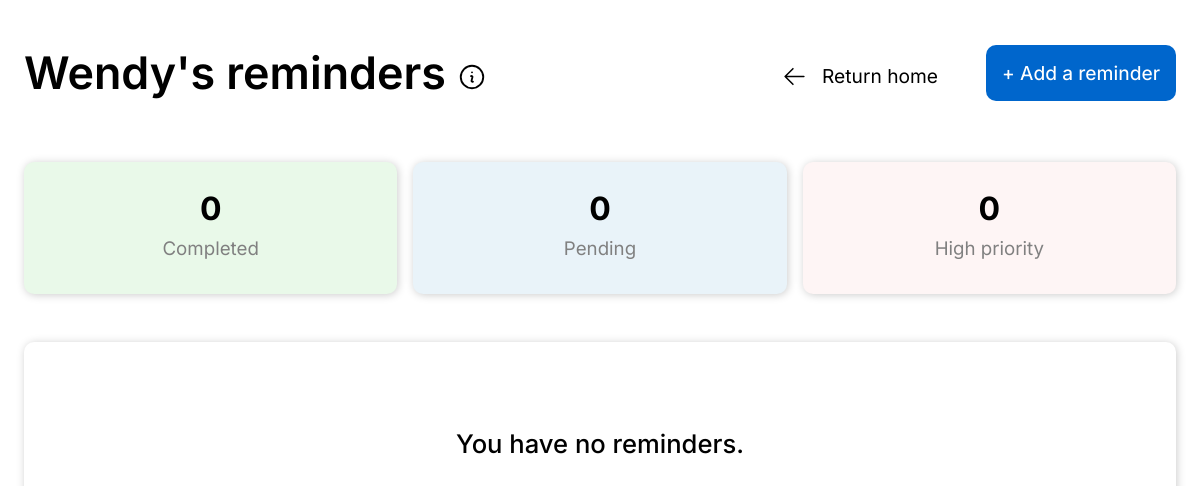
The page /reminders/ (signed in) on the database as committed earlier.
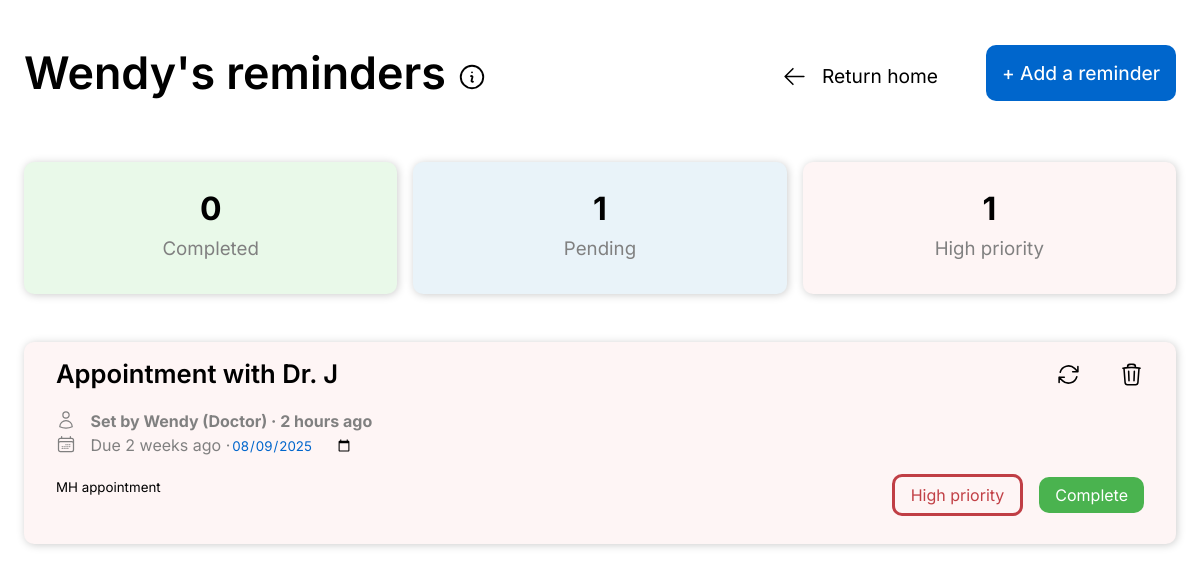
The same page on the database as committed later.
### reminders/models.py (models this page shows, shortened)
class Reminder(models.Model):
    user = models.ManyToManyField(User, related_name='reminders')
    title = models.CharField(max_length=100)
    content = models.TextField()
    date_added = models.DateTimeField(auto_now_add=True)
    due_date = models.DateTimeField(null=True, blank=True)
    is_completed = models.BooleanField(default=False)
    created_by = models.ForeignKey(User, on_delete=models.CASCADE, null=True, blank=True)

### authenticate/models.py (models this page shows, shortened)
class Account(models.Model):
    user = models.OneToOneField(User, on_delete=models.CASCADE)
    role = models.CharField(max_length=20, choices=[('Doctor', 'Doctor'), ('Patient', 'Patient')], default='Patient')

### reminders/views.py (the view)
# urls.py: path('', views.reminders_dash, name='reminders_dash'),
def reminders_dash(request):
    now = timezone.now()
    return render(request, 'reminders/reminders.html', {
        'reminders': Reminder.objects.filter(user=request.user, is_completed=False).order_by('-due_date'),
        'completed_reminders': Reminder.objects.filter(user=request.user, is_completed=True),
        'high_priority_reminders': Reminder.objects.filter(user=request.user, is_completed=False, due_date__lt=now),
    })

### reminders/templates/reminders/reminders.html (shortened to what the changed rows need)
{% extends 'base.html' %}
{% block head %}
    {% load static %}
    <link rel="stylesheet" href="{% static 'reminders/css/reminders_style.css' %}">
{% endblock %}
{% block content %}
    <div class="heading">
        <div style="align-self:center;">
            <h1> {{ request.user.username }}'s reminders
                <button id="info-button" class="info-button" style="cursor:pointer;">
                </button>
            </h1>
        </div>
    </div>
    <div class="reminder-stats">
        <div class="completed-stats" style="background-color:#e9f9e9;">
            <h1> {{ completed_reminders|length }} </h1>
        </div>
        <div class="completed-stats" style="background-color:#e9f3f9;">
            <h1> {{ reminders|length }} </h1>
            <h3> Pending </h3>
        </div>
        <div class="completed-stats" style="background-color:#fef5f5">
            <h1> {{ high_priority_reminders|length }} </h1>
            <h3> High priority </h3>
        </div>
    </div>
    <div class="widget-container">
        {% if reminders %}
            {% for reminder in reminders %}
                {% if reminder in high_priority_reminders %}
                    <div class="reminder-widget" style="background:#fef5f5;">
                {% else %}
                    <div class="reminder-widget">
                {% endif %}
                    <div class="widget-content">
                        <form action="{% url 'reminders:update_reminder' reminder.id %}" method="POST" id="update-form">
                            <input placeholder="Reminder title" required maxlength="70" name="title" class="reminder-title" style="margin-bottom:8px;" value="{{ reminder.title }}"></input>
                            <p style="color:grey; font-weight:200; margin-top:10px; margin-bottom:0;">
                                <span class="created-by"> <b> Set by {{ reminder.created_by.username }} ({{ reminder.created_by.account.role }}) · {{ reminder.date_added|timesince }} ago </b> </span>
                            </p>
                            <p style="color:grey; margin-top:0;">
                                {% if reminder not in high_priority_reminders %}
                                    Due in {{ reminder.due_date|timeuntil }}
                                {% else %}
                                    Due {{ reminder.due_date|timesince }} ago
                                {% endif %}
                                ·<input type="date" id="due_date" name="due_date" placeholder="Due date" class="due_date" value="{{ reminder.due_date|date:'Y-m-d' }}">
                            </p>
                            <textarea style="margin-top:8px; margin-bottom:16px;" placeholder="Reminder content" required maxlength="3000" name="content">{{ reminder.content }}</textarea>
                        </form>
                        <div class="reminder-actions">
                            <button class="update" id="update">
                            </button>
                            <a href="{% url 'reminders:delete_reminder' reminder.id %} ">
                            </a>
                        </div>
                        <div class="complete-links">
                            {% if reminder in high_priority_reminders %}
                                <span class="status" style="border:solid #ba2b32E6; background:transparent; color:#ba2b32E6"> High priority </span>
                            {% else %}
                                <span class="status" style="border:solid #0066ccE6; background:transparent; color:#0066ccE6"> Low priority </span>
                            {% endif %}
                            <a href="{% url 'reminders:complete_reminder' reminder.id %}" class="complete">
                                Complete
                            </a>
                        </div>
                    </div>
                </div>
            {% endfor %}
        {% else %}
            <div class="reminder-widget">
                <h1 style="position:absolute; font-weight:500; font-size:1.6rem; place-self:center;"> You have no reminders. </h1>
            </div>
        {% endif %}
        </div>
{% endblock %}

Rows that differ between the two databases and show on the page:
added Reminder: title "Appointment with Dr. J", created_by.username "Wendy", created_by.account.role "Doctor", date_added "2 hours", due_date "2 weeks", due_date "08/09/2025", content "MH appointment", shows "High priority"
Other text that changed with them:
{{ reminders|length }}: "0" → "1"
{{ high_priority_reminders|length }}: "0" → "1"
text no longer shown: "You have no reminders."
